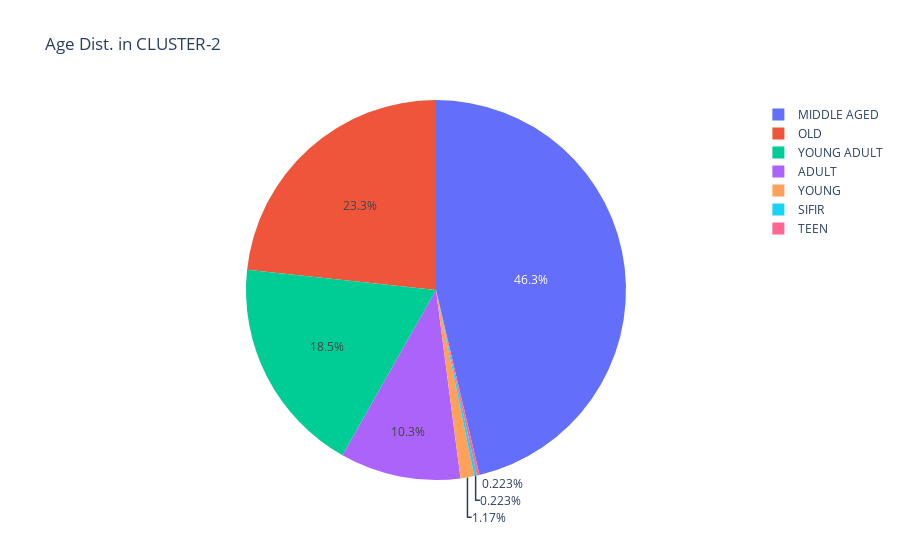

The notebook cell this image was saved under:
### Markdown cell above
<h1><center>Cluster-2</center></h1>

### Code cell
pie=cluster_2.groupby('YAS_CLUSTER').size().reset_index()
pie.columns=['YAS_CLUSTER','value']
px.pie(pie,values='value',names='YAS_CLUSTER', title='Age Dist. in CLUSTER-2')

### Figure 1 — Plotly figure (JSON) as saved in the notebook; plotly's stock layout.template omitted (floating-point values rounded to 4 significant figures)
{"data": [{"domain": {"x": [0, 1], "y": [0, 1]}, "hovertemplate": "YAS_CLUSTER=%{label}<br>value=%{value}<extra></extra>", "labels": ["ADULT", "MIDDLE AGED", "OLD", "SIFIR", "TEEN", "YOUNG", "YOUNG ADULT"], "legendgroup": "", "name": "", "showlegend": true, "type": "pie", "values": [184, 831, 418, 4, 4, 21, 332]}], "layout": {"autosize": true, "legend": {"tracegroupgap": 0}, "title": {"text": "Age Dist. in CLUSTER-2"}}}
